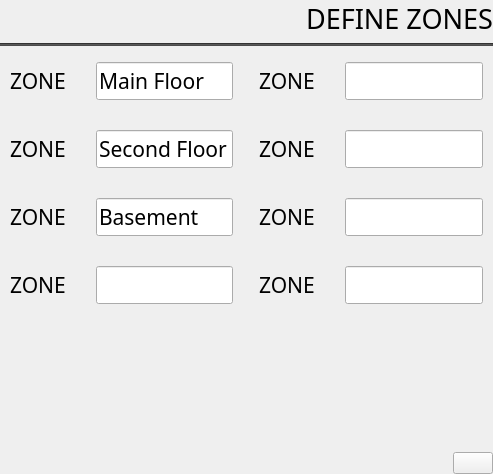
<?xml version="1.0" encoding="UTF-8"?>
<ui version="4.0">
 <class>ClimateSettings</class>
 <widget class="QWidget" name="ClimateSettings">
  <property name="geometry">
   <rect>
    <x>0</x>
    <y>0</y>
    <width>493</width>
    <height>474</height>
   </rect>
  </property>
  <property name="windowTitle">
   <string>Form</string>
  </property>
  <layout class="QVBoxLayout" name="verticalLayout">
   <property name="sizeConstraint">
    <enum>QLayout::SetMinimumSize</enum>
   </property>
   <property name="leftMargin">
    <number>0</number>
   </property>
   <property name="topMargin">
    <number>0</number>
   </property>
   <property name="rightMargin">
    <number>0</number>
   </property>
   <property name="bottomMargin">
    <number>0</number>
   </property>
   <item>
    <widget class="QLabel" name="label_9">
     <property name="font">
      <font>
       <family>Sans Serif</family>
       <pointsize>20</pointsize>
      </font>
     </property>
     <property name="text">
      <string>DEFINE ZONES</string>
     </property>
     <property name="alignment">
      <set>Qt::AlignRight|Qt::AlignTrailing|Qt::AlignVCenter</set>
     </property>
    </widget>
   </item>
   <item>
    <widget class="Line" name="line">
     <property name="styleSheet">
      <string notr="true">background-color: rgb(76, 76, 76);</string>
     </property>
     <property name="orientation">
      <enum>Qt::Horizontal</enum>
     </property>
    </widget>
   </item>
   <item>
    <layout class="QHBoxLayout" name="horizontalLayout">
     <property name="rightMargin">
      <number>0</number>
     </property>
     <item>
      <layout class="QVBoxLayout" name="verticalLayout_2">
       <property name="spacing">
        <number>30</number>
       </property>
       <property name="leftMargin">
        <number>10</number>
       </property>
       <property name="topMargin">
        <number>10</number>
       </property>
       <property name="rightMargin">
        <number>10</number>
       </property>
       <property name="bottomMargin">
        <number>10</number>
       </property>
       <item>
        <layout class="QHBoxLayout" name="horizontalLayout_2">
         <item>
          <widget class="QLabel" name="label">
           <property name="font">
            <font>
             <family>Sans Serif</family>
             <pointsize>16</pointsize>
            </font>
           </property>
           <property name="text">
            <string>ZONE</string>
           </property>
          </widget>
         </item>
         <item>
          <widget class="QLineEdit" name="lineEdit_ClimateZone1">
           <property name="font">
            <font>
             <family>Sans Serif</family>
             <pointsize>16</pointsize>
            </font>
           </property>
           <property name="text">
            <string>Main Floor</string>
           </property>
          </widget>
         </item>
        </layout>
       </item>
       <item>
        <layout class="QHBoxLayout" name="horizontalLayout_5">
         <item>
          <widget class="QLabel" name="label_3">
           <property name="font">
            <font>
             <family>Sans Serif</family>
             <pointsize>16</pointsize>
            </font>
           </property>
           <property name="text">
            <string>ZONE</string>
           </property>
          </widget>
         </item>
         <item>
          <widget class="QLineEdit" name="lineEdit_ClimateZone2">
           <property name="font">
            <font>
             <family>Sans Serif</family>
             <pointsize>16</pointsize>
            </font>
           </property>
           <property name="text">
            <string>Second Floor</string>
           </property>
          </widget>
         </item>
        </layout>
       </item>
       <item>
        <layout class="QHBoxLayout" name="horizontalLayout_6">
         <item>
          <widget class="QLabel" name="label_5">
           <property name="font">
            <font>
             <family>Sans Serif</family>
             <pointsize>16</pointsize>
            </font>
           </property>
           <property name="text">
            <string>ZONE</string>
           </property>
          </widget>
         </item>
         <item>
          <widget class="QLineEdit" name="lineEdit_ClimateZone3">
           <property name="font">
            <font>
             <family>Sans Serif</family>
             <pointsize>16</pointsize>
            </font>
           </property>
           <property name="text">
            <string>Basement</string>
           </property>
          </widget>
         </item>
        </layout>
       </item>
       <item>
        <layout class="QHBoxLayout" name="horizontalLayout_7">
         <item>
          <widget class="QLabel" name="label_6">
           <property name="font">
            <font>
             <family>Sans Serif</family>
             <pointsize>16</pointsize>
            </font>
           </property>
           <property name="text">
            <string>ZONE</string>
           </property>
          </widget>
         </item>
         <item>
          <widget class="QLineEdit" name="lineEdit_ClimateZone4">
           <property name="font">
            <font>
             <family>Sans Serif</family>
             <pointsize>16</pointsize>
            </font>
           </property>
          </widget>
         </item>
        </layout>
       </item>
       <item>
        <spacer name="verticalSpacer">
         <property name="orientation">
          <enum>Qt::Vertical</enum>
         </property>
         <property name="sizeType">
          <enum>QSizePolicy::MinimumExpanding</enum>
         </property>
         <property name="sizeHint" stdset="0">
          <size>
           <width>20</width>
           <height>20</height>
          </size>
         </property>
        </spacer>
       </item>
      </layout>
     </item>
     <item>
      <layout class="QVBoxLayout" name="verticalLayout_3">
       <property name="spacing">
        <number>30</number>
       </property>
       <property name="leftMargin">
        <number>10</number>
       </property>
       <property name="topMargin">
        <number>10</number>
       </property>
       <property name="rightMargin">
        <number>10</number>
       </property>
       <property name="bottomMargin">
        <number>10</number>
       </property>
       <item>
        <layout class="QHBoxLayout" name="horizontalLayout_3">
         <property name="rightMargin">
          <number>0</number>
         </property>
         <item>
          <widget class="QLabel" name="label_2">
           <property name="font">
            <font>
             <family>Sans Serif</family>
             <pointsize>16</pointsize>
            </font>
           </property>
           <property name="text">
            <string>ZONE</string>
           </property>
          </widget>
         </item>
         <item>
          <widget class="QLineEdit" name="lineEdit_ClimateZone5">
           <property name="font">
            <font>
             <family>Sans Serif</family>
             <pointsize>16</pointsize>
            </font>
           </property>
          </widget>
         </item>
        </layout>
       </item>
       <item>
        <layout class="QHBoxLayout" name="horizontalLayout_4">
         <item>
          <widget class="QLabel" name="label_4">
           <property name="font">
            <font>
             <family>Sans Serif</family>
             <pointsize>16</pointsize>
            </font>
           </property>
           <property name="text">
            <string>ZONE</string>
           </property>
          </widget>
         </item>
         <item>
          <widget class="QLineEdit" name="lineEdit_ClimateZone6">
           <property name="font">
            <font>
             <family>Sans Serif</family>
             <pointsize>16</pointsize>
            </font>
           </property>
          </widget>
         </item>
        </layout>
       </item>
       <item>
        <layout class="QHBoxLayout" name="horizontalLayout_8">
         <item>
          <widget class="QLabel" name="label_7">
           <property name="font">
            <font>
             <family>Sans Serif</family>
             <pointsize>16</pointsize>
            </font>
           </property>
           <property name="text">
            <string>ZONE</string>
           </property>
          </widget>
         </item>
         <item>
          <widget class="QLineEdit" name="lineEdit_ClimateZone7">
           <property name="font">
            <font>
             <family>Sans Serif</family>
             <pointsize>16</pointsize>
            </font>
           </property>
          </widget>
         </item>
        </layout>
       </item>
       <item>
        <layout class="QHBoxLayout" name="horizontalLayout_9">
         <item>
          <widget class="QLabel" name="label_8">
           <property name="font">
            <font>
             <family>Sans Serif</family>
             <pointsize>16</pointsize>
            </font>
           </property>
           <property name="text">
            <string>ZONE</string>
           </property>
          </widget>
         </item>
         <item>
          <widget class="QLineEdit" name="lineEdit_ClimateZone8">
           <property name="font">
            <font>
             <family>Sans Serif</family>
             <pointsize>16</pointsize>
            </font>
           </property>
          </widget>
         </item>
        </layout>
       </item>
       <item>
        <spacer name="verticalSpacer_2">
         <property name="orientation">
          <enum>Qt::Vertical</enum>
         </property>
         <property name="sizeType">
          <enum>QSizePolicy::MinimumExpanding</enum>
         </property>
         <property name="sizeHint" stdset="0">
          <size>
           <width>20</width>
           <height>20</height>
          </size>
         </property>
        </spacer>
       </item>
      </layout>
     </item>
    </layout>
   </item>
   <item>
    <layout class="QHBoxLayout" name="horizontalLayout_10">
     <property name="topMargin">
      <number>0</number>
     </property>
     <item>
      <spacer name="horizontalSpacer">
       <property name="orientation">
        <enum>Qt::Horizontal</enum>
       </property>
       <property name="sizeHint" stdset="0">
        <size>
         <width>40</width>
         <height>20</height>
        </size>
       </property>
      </spacer>
     </item>
     <item>
      <widget class="QPushButton" name="pushSaveButton">
       <property name="maximumSize">
        <size>
         <width>109</width>
         <height>42</height>
        </size>
       </property>
       <property name="focusPolicy">
        <enum>Qt::NoFocus</enum>
       </property>
       <property name="text">
        <string/>
       </property>
       <property name="iconSize">
        <size>
         <width>109</width>
         <height>42</height>
        </size>
       </property>
      </widget>
     </item>
    </layout>
   </item>
  </layout>
 </widget>
 <resources/>
 <connections/>
</ui>
